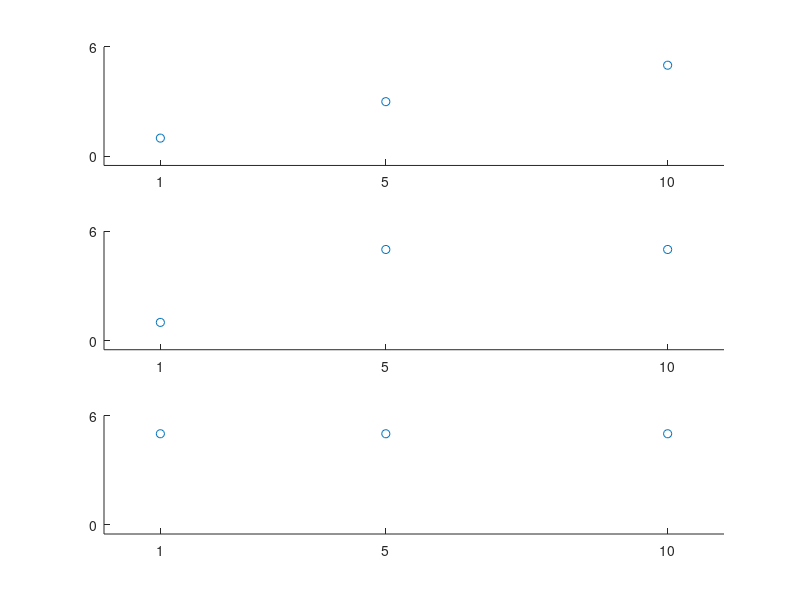

This figure's MATLAB source:
%%

figure(1)
y_lim = [-0.5,6];
x_lim = [0, 11];
yticks = [0,6];
xticks = [1,5,10];

subplot(3,1,1)

x = [1,5,10];

y = [1,3,5];
scatter(x,y)
set(gca,'xlim',x_lim,'ylim',y_lim,'ytick',yticks,'xtick',xticks)


subplot(3,1,2)
y = [1,5,5];
scatter(x,y)
set(gca,'xlim',x_lim,'ylim',y_lim,'ytick',yticks,'xtick',xticks)


subplot(3,1,3)
y = [5,5,5];
scatter(x,y)
set(gca,'xlim',x_lim,'ylim',y_lim,'ytick',yticks,'xtick',xticks)